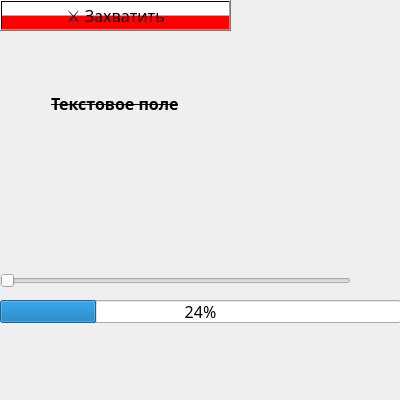
<?xml version="1.0" encoding="UTF-8"?>
<ui version="4.0">
 <class>Widget</class>
 <widget class="QWidget" name="Widget">
  <property name="geometry">
   <rect>
    <x>0</x>
    <y>0</y>
    <width>400</width>
    <height>400</height>
   </rect>
  </property>
  <property name="font">
   <font>
    <family>JetBrains Mono</family>
    <pointsize>12</pointsize>
   </font>
  </property>
  <property name="windowTitle">
   <string>Widget</string>
  </property>
  <property name="styleSheet">
   <string notr="true"/>
  </property>
  <widget class="QWidget" name="layoutWidget">
   <property name="geometry">
    <rect>
     <x>0</x>
     <y>0</y>
     <width>231</width>
     <height>171</height>
    </rect>
   </property>
   <layout class="QVBoxLayout" name="verticalLayout">
    <item>
     <widget class="QPushButton" name="pushButton">
      <property name="styleSheet">
       <string notr="true">background-color: qlineargradient(spread:pad, x1:0, y1:0, x2:0, y2:1, stop:0 rgba(255, 255, 255, 255), stop:0.495 rgba(255, 255, 255, 255), stop:0.505 rgba(255, 0, 0, 255), stop:1 rgba(255, 0, 0, 255));</string>
      </property>
      <property name="text">
       <string>⚔️ Захватить</string>
      </property>
     </widget>
    </item>
    <item alignment="Qt::AlignHCenter|Qt::AlignVCenter">
     <widget class="QLabel" name="label">
      <property name="font">
       <font>
        <family>JetBrains Mono</family>
        <pointsize>12</pointsize>
        <bold>true</bold>
        <strikeout>true</strikeout>
       </font>
      </property>
      <property name="text">
       <string>Текстовое поле</string>
      </property>
     </widget>
    </item>
   </layout>
  </widget>
  <widget class="QProgressBar" name="progressBar">
   <property name="geometry">
    <rect>
     <x>0</x>
     <y>300</y>
     <width>401</width>
     <height>23</height>
    </rect>
   </property>
   <property name="value">
    <number>24</number>
   </property>
  </widget>
  <widget class="QSlider" name="horizontalSlider">
   <property name="geometry">
    <rect>
     <x>0</x>
     <y>270</y>
     <width>351</width>
     <height>22</height>
    </rect>
   </property>
   <property name="orientation">
    <enum>Qt::Horizontal</enum>
   </property>
  </widget>
 </widget>
 <resources/>
 <connections/>
</ui>
